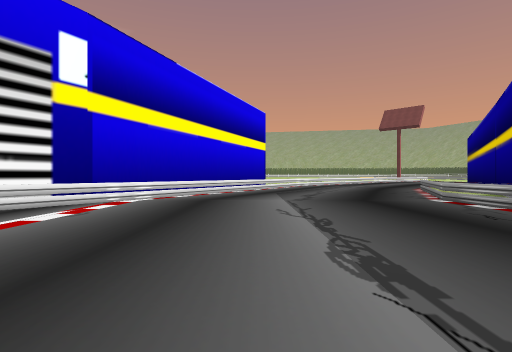
view 1 (above)

24 first-person views from a walk through a scene from a Unity 3-D project. The camera is 1.3 m above the floor, looks level and sees 80° across. The floor is counted in squares, 2 m on a side. Each view is taken from the middle of a square. On the plan, view 1 faces up. The plan holds only what a view shows up to about 10 squares ahead; the rest is blank. The place goes on beyond the plan. The player character is not drawn.

view 2
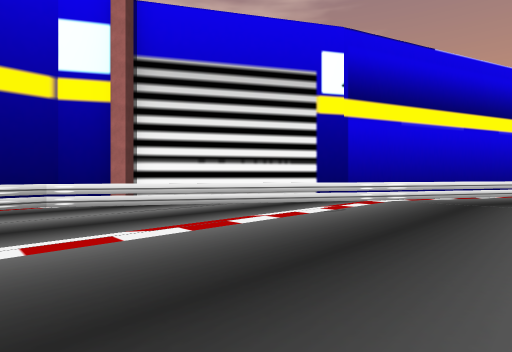

view 3
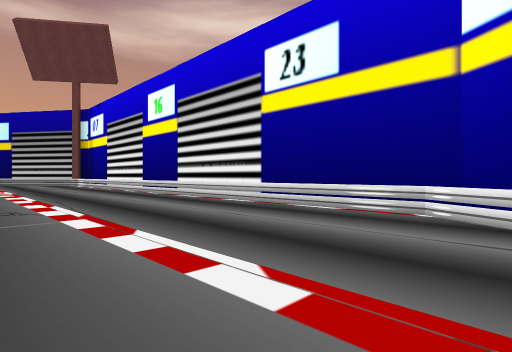

view 4
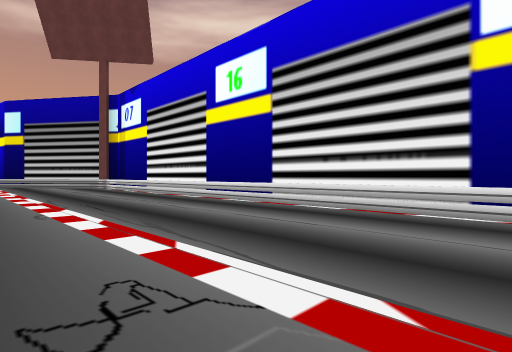

view 5
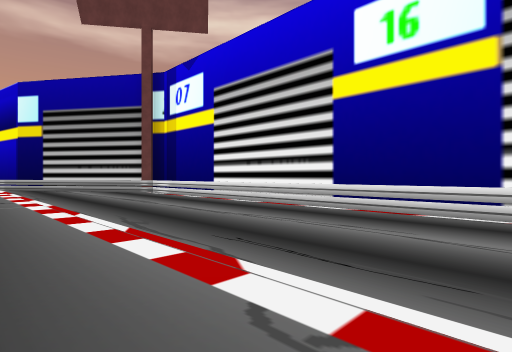

view 6
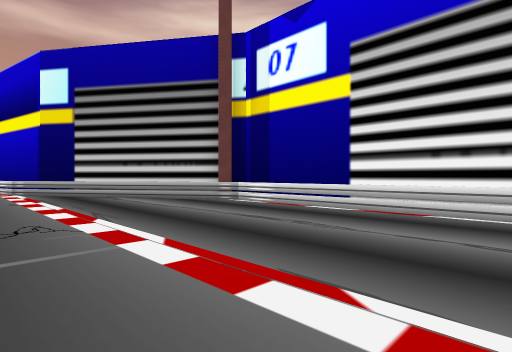

view 7
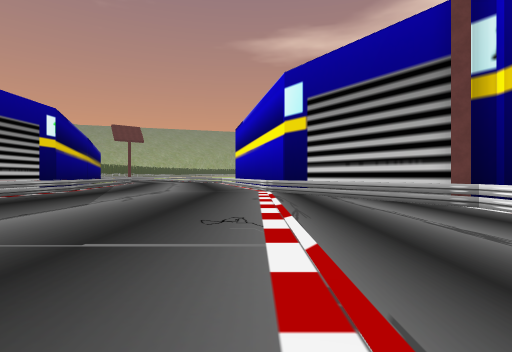

view 8
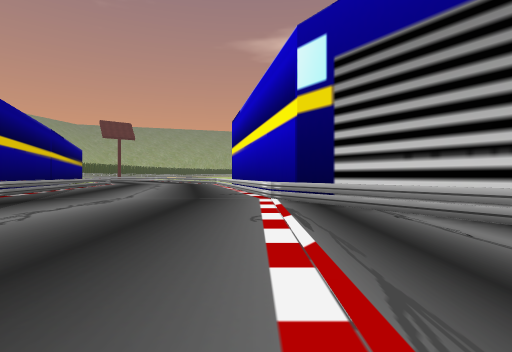

view 9
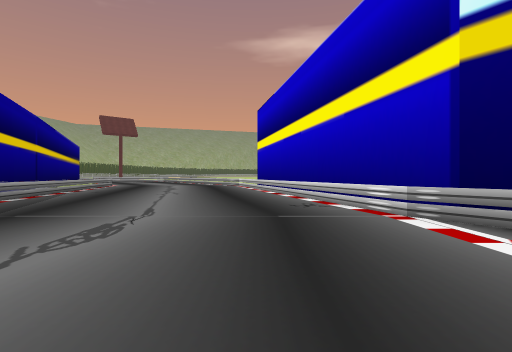

view 10
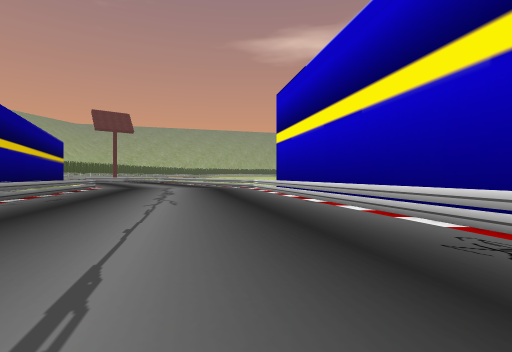

view 11
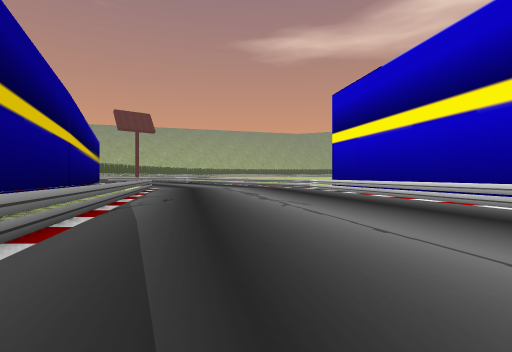

view 12
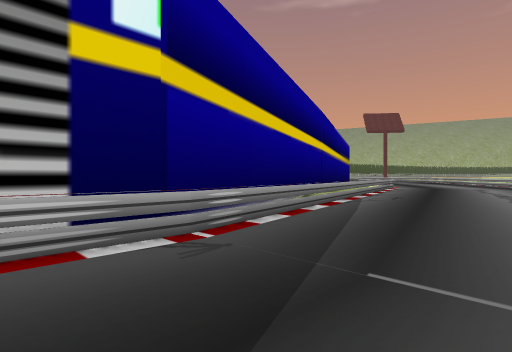

view 13
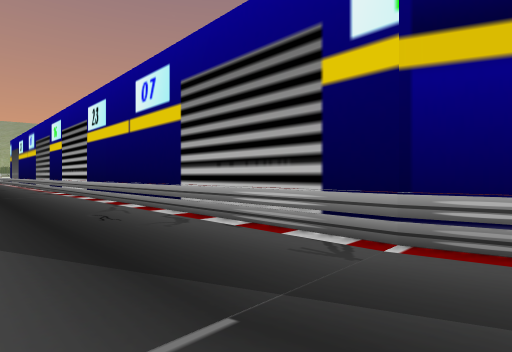

view 14
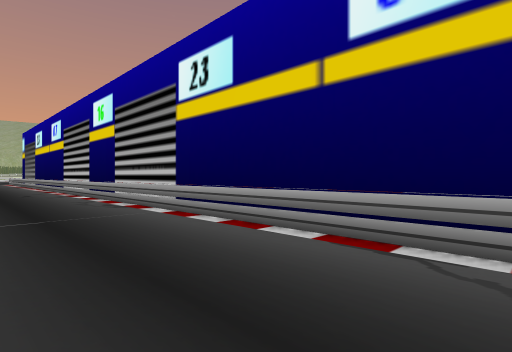

view 15
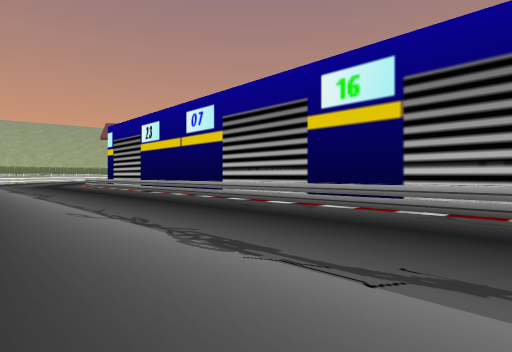

view 16
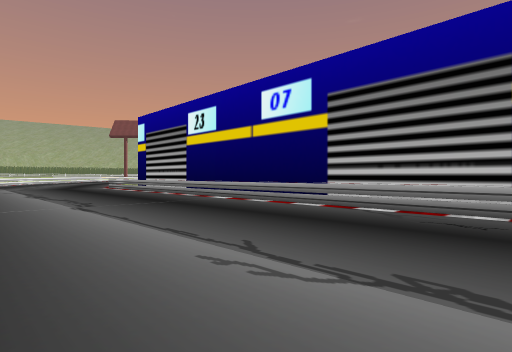

view 17
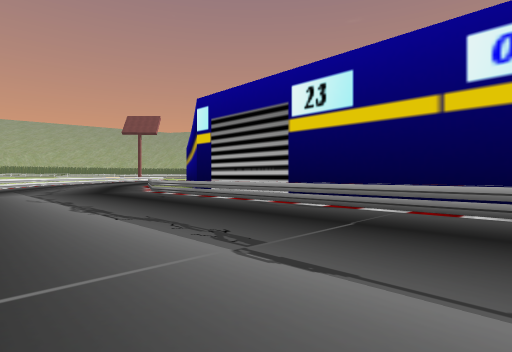

view 18
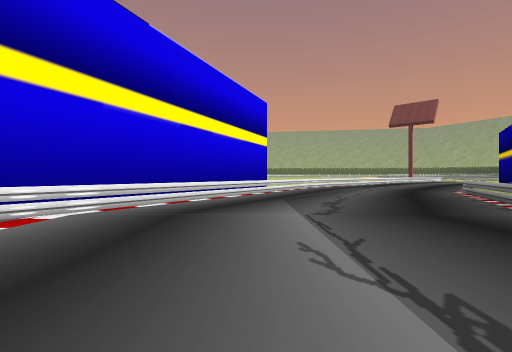

view 19
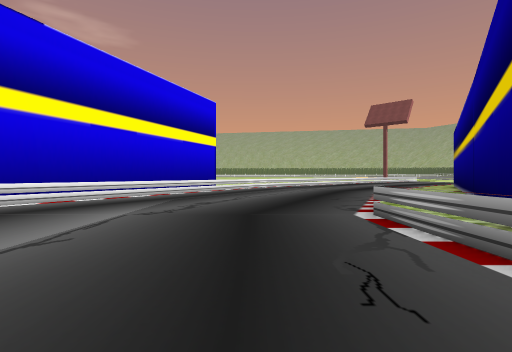

view 20
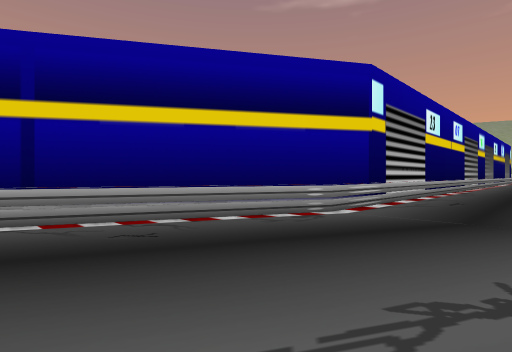

view 21
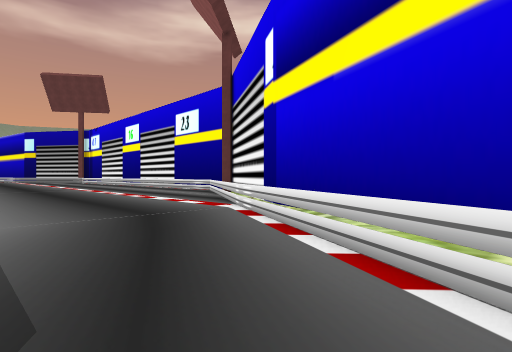

view 22
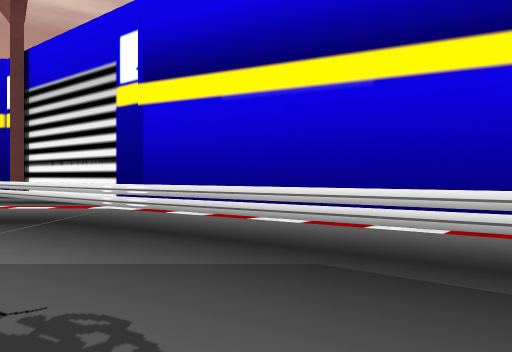

view 23
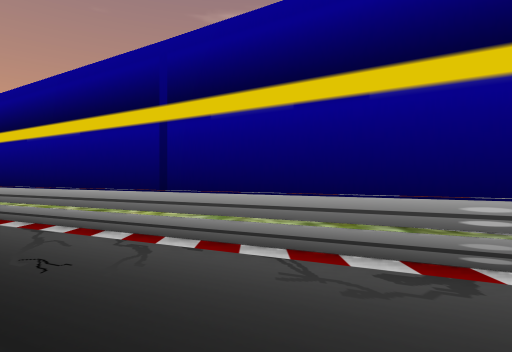

view 24
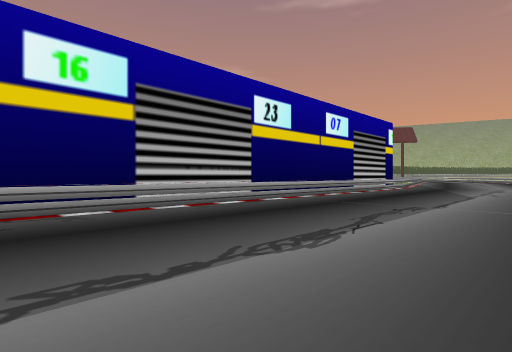

### Floor plan
Points are (right, up) in squares from view 1. A wall is a line through its corners. A room is listed if a view was taken in it or the views show most of it. See-through windows are left out.
Room 1 (views 1, 2, 3, 4, 5, 6, 7, 8, 9, 10, 11, 12, 13, 14, 15, 16, 17, 18, 19, 20, 21, 22, 23, 24)
walls: (-7.8, -18.7) (-7.4, -19); (-7.1, 2.9) (-7.4, 2.6); (-7.7, 2.8) (-8.3, 1.8) (-8.3, -18.7) (-4.2, -24.8) (-2.3, -34.1); (-4.4, 8.2) (-7.4, 3.2); (8.2, -31.6) (5.4, -24.8) (5.4, 5.5) (9.5, 12.2); (-2.3, 13.5) (-4.5, 8)
low walls: (5, -25) (5, 8.1) (7.4, 13.5); (-3.4, 8.2) (-7.6, 1.4) (-7.6, -18.2) (-3.4, -24.9) (-1.3, -34); (-0.5, 13.6) (-3.4, 8.1); (7.1, -34) (4.9, -24.8)

Positions as (right, up) in squares from view 1, and headings:
1: (0, 0), facing up
2: (0, 0), facing up-left
3: (-2, 3), facing down-left
4: (-2, -2), facing down-left
5: (-2, -7), facing down-left
6: (-2, -12), facing down-left
7: (-3, -12), facing down
8: (-3, -16), facing down
9: (-1, -20), facing down
10: (0, -24), facing down
11: (3, -24), facing down
12: (2, -23), facing down-right
13: (2, -26), facing up-right
14: (2, -20), facing up-right
15: (-1, -13), facing up-right
16: (-1, -9), facing up-right
17: (-1, -4), facing up-right
18: (0, 3), facing up
19: (3, 3), facing up
20: (2, 13), facing down-right
21: (1, 13), facing down-left
22: (3, 11), facing left
23: (3, 10), facing right
24: (-1, -8), facing down-right
